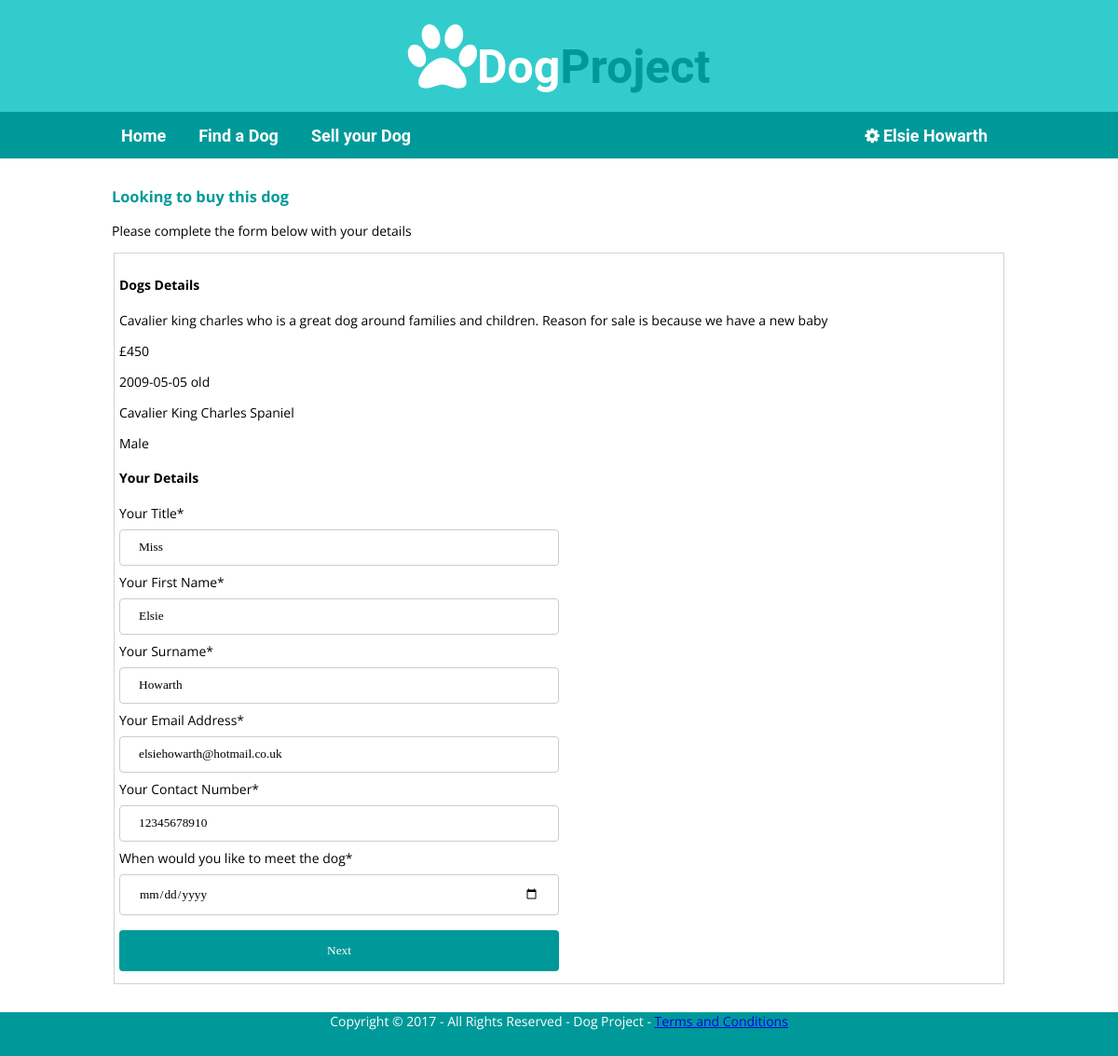
/mpa-dogProject/showInterest.php?advertID=108 (signed in), run on the app's committed database.
### tables this page shows
CREATE TABLE IF NOT EXISTS `project_users` (
`userID` smallint(6) NOT NULL,
  `title` varchar(7) NOT NULL,
  `first_name` varchar(45) NOT NULL,
  `surname` varchar(45) NOT NULL,
  `email` varchar(130) NOT NULL,
  `contact_num` varchar(11) NOT NULL,
  `username` varchar(100) NOT NULL,
  `password` varchar(60) NOT NULL,
  `birthdate` varchar(45) NOT NULL,
  `countyID` tinyint(3) NOT NULL,
  `created_at` date NOT NULL
);

CREATE TABLE IF NOT EXISTS `project_dog_advert` (
`advertID` smallint(5) NOT NULL,
  `advert_title` varchar(100) NOT NULL,
  `description` varchar(4000) NOT NULL,
  `price` int(8) NOT NULL,
  `dob` varchar(10) NOT NULL,
  `gender` varchar(6) NOT NULL,
  `breedID` smallint(4) NOT NULL,
  `countyID` tinyint(3) NOT NULL,
  `start_date` varchar(45) NOT NULL,
  `userID` smallint(5) NOT NULL,
  `created_at` varchar(45) NOT NULL,
  `Available` int(1) NOT NULL
);

CREATE TABLE IF NOT EXISTS `project_dog_breed` (
`breedID` smallint(4) NOT NULL,
  `breed_name` varchar(150) NOT NULL
);

### Includes/userInformation.php (called while the page is built, shortened)
<?php
require_once("../Classes/Database_conn.php");
if(isset($_SESSION['userLogged']) && $_SESSION['userLogged'] == true){
	$userLoggedIn = "SELECT userID, username, first_name, surname FROM project_users WHERE userID = ?";
	$stmt = mysqli_prepare($conn, $userLoggedIn);
	mysqli_stmt_bind_param($stmt, "s", $_SESSION['userID']);
	mysqli_stmt_execute($stmt);
	$result = mysqli_stmt_get_result($stmt);
if($userInformation = mysqli_fetch_assoc($result)){
	}else{
		$userInformation = null;
		unset($_SESSION['userID']);
		$_SESSION['userLogged'] = false;
	}
}
?>

### mpa-dogProject/showInterest.php (the view, shortened to what this page needs)
<?php
	require_once("../Includes/header.php");
?>
<main id="content">
	<div class="wrapper">
		<h3>Looking to buy this dog</h3>
		    <p>Please complete the form below with your details</p>
		    <form method="post" action="buyDog.php" name="advert" id="advert" <?php echo htmlspecialchars($_SERVER["PHP_SELF"]);?>>
                <fieldset>
                     <h4>Dogs Details</h4>
                    <?php
                        $advertID = isset($_REQUEST['advertID']) ? $_REQUEST['advertID'] : NULL;
                        $advertDetails = "SELECT advert.advertID, advert_title, description, price, dob, gender, advert.breedID, county.countyID, advert.countyID, county.countyname, start_date, advert.userID, advert.created_at, breed.breedID, breed.breed_name, available, image.advertID, image.image_path, user.userID, user.contact_num FROM project_dog_advert AS advert
                                INNER JOIN project_dog_breed AS breed
                                ON advert.breedID=breed.breedID
                                INNER JOIN project_counties AS county
                                ON advert.countyID=county.countyID
                                INNER JOIN project_users AS user
                                ON advert.userID=user.userID
                                LEFT JOIN project_images AS image
                                ON advert.advertID=image.advertID
                                WHERE advert.advertID='$advertID'
                                ORDER BY created_at DESC";
                        $queryresult = mysqli_query($conn, $advertDetails)
                        or die(mysqli_error($conn));
                        if(mysqli_num_rows($queryresult) > 0) {
                            while ($row = mysqli_fetch_assoc($queryresult)) {
                                $advertID = $row['advertID'];
                                $description = $row['description'];
                                $price = $row['price'];
                                $dob = $row['dob'];
                                $breed = $row['breed_name'];
                                $gender = $row['gender'];
                                echo "
                                        <input type='hidden' name='advertID' value='$advertID'>
                                        <p>$description</p>
                                        <p>£$price</p>
                                        <p>$dob old</p>
                                        <p>$breed</p>
                                        <p>$gender</p>";
                            }
                        }
                        else {
                            echo "<p>Sorry No Dogs are available</p>";
                        }
	                ?>
                    <h4>Your Details</h4>
                    <div id="form-content">
                        <label for="contact-number">Your Title*</label></br>
                            <?php
                                include '../Classes/Database_conn.php';
                                $myID = $_SESSION['userID'];
                                $userDetail = "SELECT userID, title FROM project_users WHERE userID='$myID'";
                                $queryresult = mysqli_query($conn, $userDetail)
                                or die(mysqli_error($conn));
                                while ($row = mysqli_fetch_assoc($queryresult)) {
                                    $title = $row['title'];
                                    echo "<input type=\"text\" name=\"title\" value=\"$title\" />\n";
                                }
                            ?>
                </div>
                <div id="form-content">
                    <label for="first-name">Your First Name*</label></br>
                        <?php
                            include '../Classes/Database_conn.php';
                            $myID = $_SESSION['userID'];
                            $userDetail = "SELECT userID, first_name FROM project_users WHERE userID='$myID'";
                            $queryresult = mysqli_query($conn, $userDetail)
                            or die(mysqli_error($conn));
                            while ($row = mysqli_fetch_assoc($queryresult)) {
                                $first_name = $row['first_name'];
                                echo "<input type=\"text\" name=\"first_name\" value=\"$first_name\" />\n";
                            }
                        ?>
                </div>
                <div id="form-content">
                    <label for="contact-number">Your Surname*</label></br>
                        <?php
                            include '../Classes/Database_conn.php';
                            $myID = $_SESSION['userID'];
                            $userDetail = "SELECT userID, surname FROM project_users WHERE userID='$myID'";
                            $queryresult = mysqli_query($conn, $userDetail)
                            or die(mysqli_error($conn));
                            while ($row = mysqli_fetch_assoc($queryresult)) {
                                $surname = $row['surname'];
                                echo "<input type=\"text\" name=\"surname\" value=\"$surname\" />\n";
                            }
                                    ?>
                </div>
                <div id="form-content">
                    <label for="email">Your Email Address*</label></br>
                        <?php
                            include '../Classes/Database_conn.php';
                            $myID = $_SESSION['userID'];
                            $userDetail = "SELECT userID, email FROM project_users WHERE userID='$myID'";
                            $queryresult = mysqli_query($conn, $userDetail)
                            or die(mysqli_error($conn));
                            while ($row = mysqli_fetch_assoc($queryresult)) {
                                $email = $row['email'];
                                echo "<input type=\"email\" name=\"email\" value=\"$email\" />\n";
                            }
                        ?>
                </div>
                <div id="form-content">
                    <label for="contact-number">Your Contact Number*</label></br>
                        <?php
                            include '../Classes/Database_conn.php';
                            $myID = $_SESSION['userID'];
                            $userDetail = "SELECT userID, contact_num FROM project_users WHERE userID='$myID'";
                            $queryresult = mysqli_query($conn, $userDetail)
                            or die(mysqli_error($conn));
                            while ($row = mysqli_fetch_assoc($queryresult)) {
                                $contact_num = $row['contact_num'];
                                echo "<input type=\"text\" name=\"contact_num\" value=\"$contact_num\" />\n";
                            }
                        ?>
                </div>
                <div id="form-content">
                    <label for="buying_date">When would you like to meet the dog*</label></br>
                        <input type="date" class="form-control" required="required" id="buying_date" required="required" name="buying_date" placeholder='&#xf073; Enter a choosen date'>
                </div>
	            <input type="submit" name="submit" value="Next">
			 </fieldset>
		 </form>
	</div>
</main>
<?php
	require_once("../Includes/footer.php");
?>

### Includes/header.php (shortened to what this page needs)
<?php
    include 'userInformation.php';
?>
<html>
<head>
    <link href="http://maxcdn.bootstrapcdn.com/font-awesome/4.5.0/css/font-awesome.min.css" rel="stylesheet">
    <link rel="stylesheet" type="text/css" href="../Style/style.css"/>
</head>
<body>
<header id="main-header">
    <div id="header-content">
        <div class="wrapper">
            <div id="header-logo">
                <a href="index.php" class="logo"><i class="fa fa-paw""></i><span class="dog">Dog</span><span class="project">Project</span></a>
            </div>
        </div>
    </div>
    <div id="header-navigation">
        <div class="wrapper">
            <nav class="left-nav">
                <ul>
                    <li><a href="index.php">Home</a></li>
                    <li><a href="findADog.php">Find a Dog</a></li>
                    <li><a href="addAdvert.php">Sell your Dog</a></li>
                </ul>
            </nav>
            <nav class="right-nav">
                 <?php if(!is_null($userInformation)): ?>
                    <ul>
                        <li class="dropdown">
                            <a href="" class="dropbtn"><i class="fa fa-cog fa-fw"></i><?php echo $userInformation['first_name'] . ' ' . $userInformation['surname'];?></a>
                <?php endif; ?>
                        </li>
                    </ul>
            </nav>
        </div>
    </div>
</header>

### Style/style.css (style rules this page uses)
body { font-family: 'Open Sans', Helvetica, sans-serif; font-size: 14px; margin: 0; }
.wrapper { width: 100%; max-width: 960px; margin: 0 auto; }
#main-header { overflow: hidden; background: #33cccc; }
#header-content { overflow: hidden; margin: 20px 0; }
#header-logo { float: left; font-size: 80px; width: 100%; text-align: center; }
#header-logo a.logo { color: white; text-decoration: none; display: block; line-height: 1; }
#header-navigation { overflow: hidden; background: #009999; font-family: 'Roboto', Helvetica, sans-serif; width: 100%; height: 50px; }
#header-navigation .left-nav { margin-left: -40px; float: left; font-size: 18px; font-weight: bold; margin-top: 0.5%; }
#header-navigation .right-nav { float: right; font-size: 18px; font-weight: bold; margin-top: 0.5%; }
#header-navigation ul { list-style: none; margin: 0; overflow: hidden; z-index: 9999; }
#header-navigation li { float: left; list-style: none; z-index: 9999; }
#header-navigation ul li { float: left; margin: 10px; margin-left: 0; }
#header-navigation ul li + li { margin-left: 5px; }
#header-navigation ul li a { color: white; text-decoration: none; padding: 10px; }
#content { margin: 30px 0; min-height: 400px; display: block; }
li { list-style: none; display:inline; }
.dog { color: white; font-family: 'Roboto', Helvetica, sans-serif; font-weight: bold; font-size: 50px; }
.project { color: #009999; font-family: 'Roboto', Helvetica, sans-serif; font-weight: bold; font-size: 50px; }
h3 { color:#009999; }
input { font-family: FontAwesome; }
fieldset { border: 1px solid lightgrey ; padding: 5px; }
#form-content { width: 100%; float: left; }
#form-content input[type=text], select { width: 50%; padding: 12px 20px; margin: 8px 0; display: inline-block; border: 1px solid #ccc; border-radius: 4px; box-sizing: border-box; }
#form-content input[type=text] { width: 50%; padding: 12px 20px; margin: 8px 0; display: inline-block; border: 1px solid #ccc; border-radius: 4px; box-sizing: border-box; }
#form-content input[type=email] { width: 50%; padding: 12px 20px; margin: 8px 0; display: inline-block; border: 1px solid #ccc; border-radius: 4px; box-sizing: border-box; }
#form-content input[type=date] { width: 50%; padding: 12px 20px; margin: 8px 0; display: inline-block; border: 1px solid #ccc; border-radius: 4px; box-sizing: border-box; }
input[type=submit] { width: 50%; background-color: #009999; color: white; padding: 14px 20px; margin: 8px 0; border: none; border-radius: 4px; cursor: pointer; }
#advert { width: 100%; position: relative; }

### data on the page
project_users: first_name "Elsie", surname "Howarth", title "Miss", email "elsiehowarth@hotmail.co.uk", contact_num "12345678910"
project_dog_advert: description "Cavalier king charles who is a great dog around families and children. Reason for sale is because we have a new baby", price "450", dob "2009-05-05", breedID.breed_name "Cavalier King Charles Spaniel", gender "Male"
